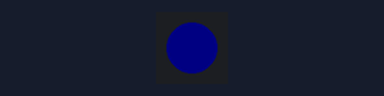
This program was run on a simulated CircuitPython board. On the bench: 1 RGB LEDs in strip order, left to right. Dim RGB values are drawn brighter than linear; what the program prints to the serial console is not drawn.

Above: at 0.56 s.
At 3.92 s:
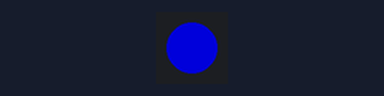
Timing chart, 0 to 5.6 s (numbered marks = the images above):
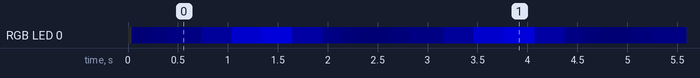

The program:

code.py
```python
# flake8: noqa: E221
#
# Ramp the brightness of a NeoPixel blue LED up and down logarithmically, resulting
# a linear ramp in perceived brightness.
# Should result in a surging effect.

import board
import neopixel
import math
import time

# Configuration Constants
rampSteps  = 40  # Number of steps as ramp rises and falls
rampStepMs = 30  # Time in milliseconds between steps
neoPin     = board.P0_31   # Pin for NeoPixel

# Manifest Constants
ledMax = 255    # Max brightness value for LED

# Derived Constants
brightStep = 1/rampSteps    # Size of steps in linear ramp

# Ten percent fudge factor to account for accumulating floating point errors
brightFudge = brightStep/10

np = neopixel.NeoPixel(neoPin, 1)

ramp = []       # Ramp of calculated brightness values

# Converting a linear brightness of 0 to a logarithmic brightness takes exp(0),
# which is 1, so the LED never goes off unless the first value is forced to 0.
ramp.append(0)

# Increasing brightness ramp
linBright = brightStep
while linBright <= 1+brightFudge:
    logBright = int(math.exp(linBright * math.log(ledMax)))
    ramp.append(logBright)
    linBright += brightStep

# Decreasing brightness ramp
linBright = 1
while linBright >= brightStep+brightFudge:
    linBright -= brightStep
    logBright = int(math.exp(linBright * math.log(ledMax)))
    ramp.append(logBright)

assert len(ramp) == 2*rampSteps, \
       "Expecting ramp length of " + str(2*rampSteps) + \
       ", got " + str(len(ramp))
print(ramp)

while True:
    for brightness in ramp:
        np[0] = (0, 0, brightness) # Set NeoPixel blue LED to calculated brightness
        np.write()
        time.sleep(rampStepMs/1000)
```

Measured:
- by itself, RGB LED 0: repeats every 2.4 s: RGB(0, 0, 2) 0.06 s, RGB(0, 0, 3) 0.15 s, RGB(0, 0, 6) 0.33 s, RGB(0, 0, 27) 0.30 s, RGB(0, 0, 111) 0.30 s, RGB(0, 0, 146) 0.30 s, RGB(0, 0, 36) 0.30 s, RGB(0, 0, 9) 0.06 s, RGB(0, 0, 6) 0.12 s, RGB(0, 0, 3) 0.09 s, RGB(0, 0, 2) 0.06 s, RGB(0, 0, 1) 0.33 s
- by itself, everything shown: repeats every 4.9 s, in 24 steps
